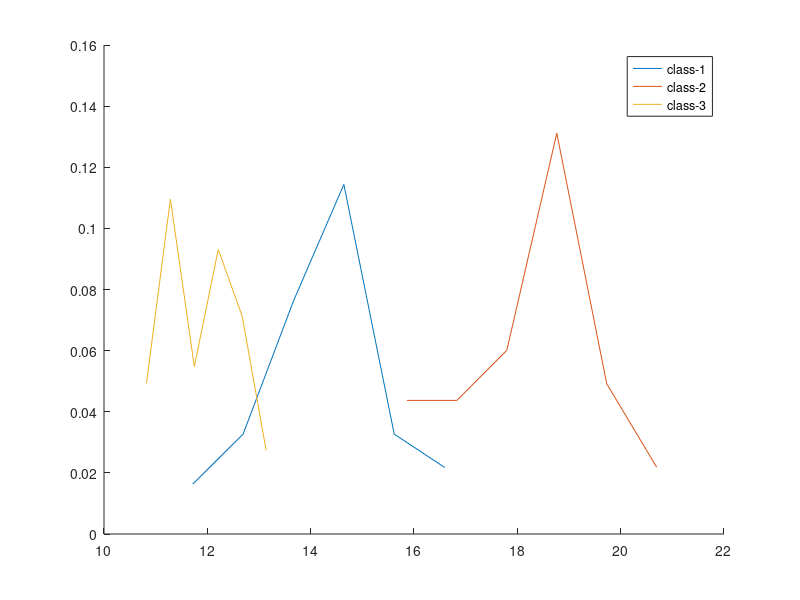
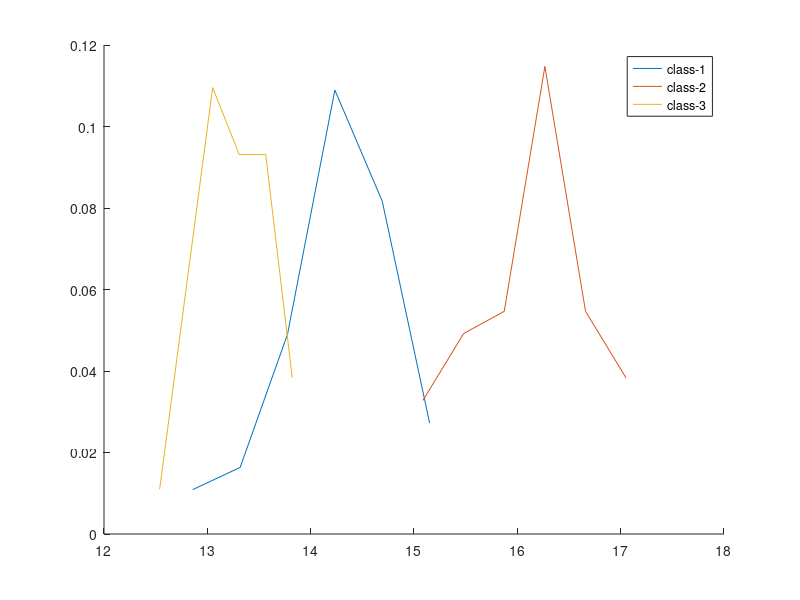

Write MATLAB code to recreate these figures, in order.
function script6
%SCRIPT6   Complete the exercise only using the code MATLAB language and the
%following functions as neeeded: load, size, zeros, logical, trace, repmat,
%fprintf, figure, hold all, plot, legend

    % c [class labels] mx1 vec of int>0
    % nc [num of classes] int;
    % x [attribute matrix, data]
    load('seed_data.mat');
    nk = 6;
    rng(0);
    Md = naivebayes_train(c, nc, x, nk);
    c_hat = naivebayes_classify(Md, x(:, 1:end-1));

    % Leave-out-one CV part
    n_samples = size(x, 1);
    conf_mat = zeros(nc, nc);
    cv_round = n_samples;
%    rand_ind = randperm(n_samples);
%    x = x(rand_ind, :);
%    c = c(rand_ind);
    for i = 1:cv_round
        ind_test = i;
        ind_train = 1:n_samples;
        ind_train(i) = [];
        Md = naivebayes_train(c(ind_train), nc, x(ind_train, :), nk);
        c_hat = naivebayes_classify(Md, x(ind_test, :));
        conf_mat(c(ind_test), c_hat) = conf_mat(c(ind_test), c_hat) + 1;
    end

    accuracy = sum(trace(conf_mat)) / n_samples
    conf_mat

    % Distribution Visualization
    Md = naivebayes_train(c, nc, x, nk);
    bin_width = (Md.attr_bounds(:, 2, :) - Md.attr_bounds(:, 1, :)) / Md.nk;
    for j = [1, 2]
        close all;
        figure;
        hold all;
        for ic = 1:nc
            x_coors = (0.5:1:5.5) * bin_width(j, 1, ic) + Md.attr_bounds(j, 1, ic);
            y_coors = Md.pr(j, :, ic) * Md.pc(ic);
            plot(x_coors, y_coors);
        end
        clabels = {};
        for ic = 1:nc
            clabels(ic) = {strcat('class-', int2str(Md.labels(ic)))};
        end
        legend(clabels);
        print(strcat('curve-', int2str(j)), '-dpng')
    end

return
end


function Md = naivebayes_train(c,nc,x,nk)
%NAIVEBAYES_TRAIN   Train a Naive Bayes Classifier using histogram with k-bins.

    [m, n] = size(x);
    epsilon = 10^(-12);

    labels = unique(c);
    f_c = zeros(nc, 1);
    p_c = zeros(nc, 1);
    for k = 1:nc
        f_c(k) = sum(c == labels(k));
        p_c(k) = f_c(k) / m;
    end

    attr_bounds = zeros(n, 2, nc); % min & max for each variable IN EACH CLASS
    p_xj_c = zeros(n, nk, nc);
    for j = 1:n
        for ic = 1:nc
            attr_bounds(j, 1, ic) = min(x(c == labels(ic), j));
            attr_bounds(j, 2, ic) = max(x(c == labels(ic), j));
            bin_width = (attr_bounds(j, 2, ic) - attr_bounds(j, 1, ic)) / nk;
            for k = 1:nk
                low_lim = attr_bounds(j, 1, ic) + bin_width * (k - 1);
                hih_lim = attr_bounds(j, 1, ic) + bin_width * k;
                combined_freq = sum( (x(:, j) - low_lim >= epsilon) & (hih_lim - x(:, j) > epsilon) & (c == labels(ic)) );
                p_xj_c(j, k, ic) = (combined_freq + 1) / (f_c(ic) + 1); % Laplace Correction
            end
        end
    end

    Md.pr = p_xj_c;
    Md.pc = p_c;
    Md.attr_bounds = attr_bounds;
    Md.nk = nk;
    Md.labels = labels;
end

function b = naivebayes_classify(Md,y)
%NAIVEBAYES_TEST   Classify attribute data Y using Naive Bayes model PR.

    [k, n] = size(y);
    b = zeros(k, 1);
    nc = length(Md.labels);
    low_bounds = min(Md.attr_bounds(:, 1, :), [], 3);
    hih_bounds = max(Md.attr_bounds(:, 2, :), [], 3);
    bin_width = (hih_bounds - low_bounds) / Md.nk;

    for iy = 1:k
        % discretize the test data
        row = zeros(n, 1);
        for j = 1:n
            row(j) = ceil((y(iy, j) - low_bounds(j)) / bin_width(j));
            if row(j) < 1
                row(j) = 1;
            elseif row(j) > Md.nk
                row(j) = Md.nk;
            end
        end

        pr_hat = Md.pc;
        for ic = 1:nc
            for j = 1:n
                pr_hat(ic) = pr_hat(ic) * Md.pr(j, row(j), ic);
            end
        end
        b(iy) = Md.labels(find(pr_hat == max(pr_hat)));
    end

end

